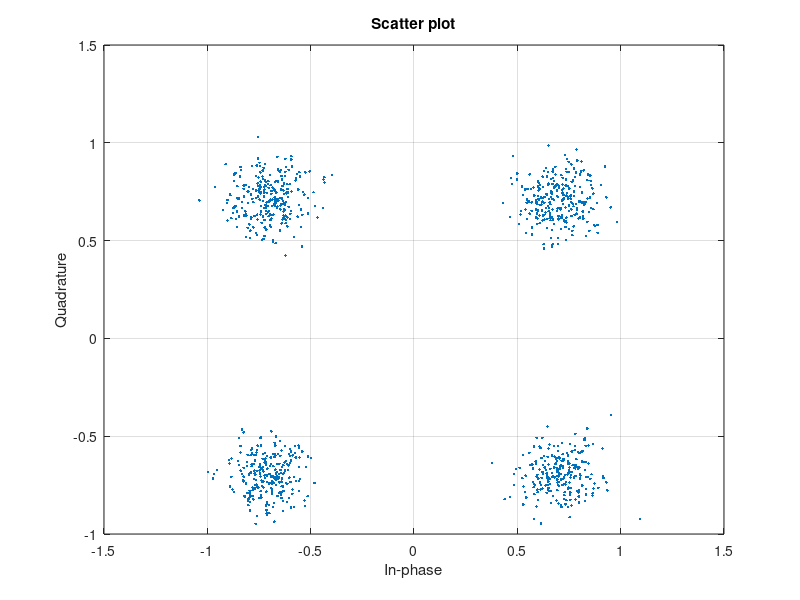
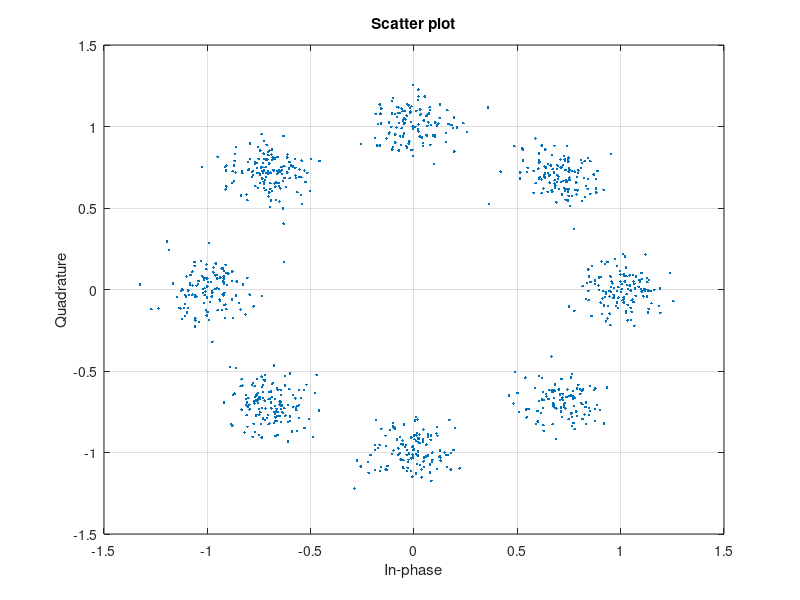

Write MATLAB code to recreate these figures, in order.
clear, clc, close all;

M1 = 4;
data1 = randi([0 M1-1],1000,1);

txSig = pskmod(data1, M1, pi/M1);
rxSig = awgn(txSig, 17);

scatterplot(rxSig), grid on;

M2 = 8;
data2 = randi([0 M2-1],1000,1);
txSig = pskmod(data2, M2);
rxSig = awgn(txSig, 17);

scatterplot(rxSig), grid on;
